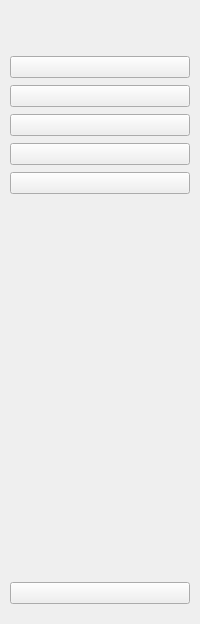
     <widget class="QWidget" name="icon_widget" native="true">
      <layout class="QVBoxLayout" name="verticalLayout_3">
       <property name="leftMargin">
        <number>10</number>
       </property>
       <property name="topMargin">
        <number>0</number>
       </property>
       <property name="rightMargin">
        <number>10</number>
       </property>
       <property name="bottomMargin">
        <number>20</number>
       </property>
       <item>
        <layout class="QHBoxLayout" name="horizontalLayout_2">
         <item>
          <widget class="QLabel" name="label">
           <property name="minimumSize">
            <size>
             <width>50</width>
             <height>50</height>
            </size>
           </property>
           <property name="maximumSize">
            <size>
             <width>50</width>
             <height>50</height>
            </size>
           </property>
           <property name="text">
            <string/>
           </property>
           <property name="pixmap">
            <pixmap resource="icons/resources.qrc">:/icons/user-interface.png</pixmap>
           </property>
           <property name="scaledContents">
            <bool>true</bool>
           </property>
          </widget>
         </item>
        </layout>
       </item>
       <item>
        <layout class="QVBoxLayout" name="verticalLayout">
         <property name="spacing">
          <number>7</number>
         </property>
         <item>
          <widget class="QPushButton" name="lab1_btn_1">
           <property name="text">
            <string/>
           </property>
           <property name="icon">
            <iconset resource="icons/resources.qrc">
             <normaloff>:/icons/settings.ico</normaloff>:/icons/settings.ico</iconset>
           </property>
           <property name="checkable">
            <bool>true</bool>
           </property>
           <property name="autoExclusive">
            <bool>true</bool>
           </property>
          </widget>
         </item>
         <item>
          <widget class="QPushButton" name="lab2_btn_1">
           <property name="text">
            <string/>
           </property>
           <property name="icon">
            <iconset resource="icons/resources.qrc">
             <normaloff>:/icons/settings.ico</normaloff>:/icons/settings.ico</iconset>
           </property>
           <property name="checkable">
            <bool>true</bool>
           </property>
           <property name="autoExclusive">
            <bool>true</bool>
           </property>
          </widget>
         </item>
         <item>
          <widget class="QPushButton" name="lab3_btn_1">
           <property name="text">
            <string/>
           </property>
           <property name="icon">
            <iconset resource="icons/resources.qrc">
             <normaloff>:/icons/settings.ico</normaloff>:/icons/settings.ico</iconset>
           </property>
           <property name="checkable">
            <bool>true</bool>
           </property>
           <property name="autoExclusive">
            <bool>true</bool>
           </property>
          </widget>
         </item>
         <item>
          <widget class="QPushButton" name="lab4_btn_1">
           <property name="text">
            <string/>
           </property>
           <property name="icon">
            <iconset resource="icons/resources.qrc">
             <normaloff>:/icons/settings.ico</normaloff>:/icons/settings.ico</iconset>
           </property>
          </widget>
         </item>
         <item>
          <widget class="QPushButton" name="lab5_btn_1">
           <property name="text">
            <string/>
           </property>
           <property name="icon">
            <iconset resource="icons/resources.qrc">
             <normaloff>:/icons/settings.ico</normaloff>:/icons/settings.ico</iconset>
           </property>
          </widget>
         </item>
        </layout>
       </item>
       <item>
        <spacer name="verticalSpacer">
         <property name="orientation">
          <enum>Qt::Vertical</enum>
         </property>
         <property name="sizeHint" stdset="0">
          <size>
           <width>20</width>
           <height>382</height>
          </size>
         </property>
        </spacer>
       </item>
       <item>
        <widget class="QPushButton" name="exit_btn_1">
         <property name="text">
          <string/>
         </property>
         <property name="icon">
          <iconset resource="icons/resources.qrc">
           <normaloff>:/icons/close.ico</normaloff>:/icons/close.ico</iconset>
         </property>
         <property name="iconSize">
          <size>
           <width>20</width>
           <height>20</height>
          </size>
         </property>
        </widget>
       </item>
      </layout>
     </widget>
